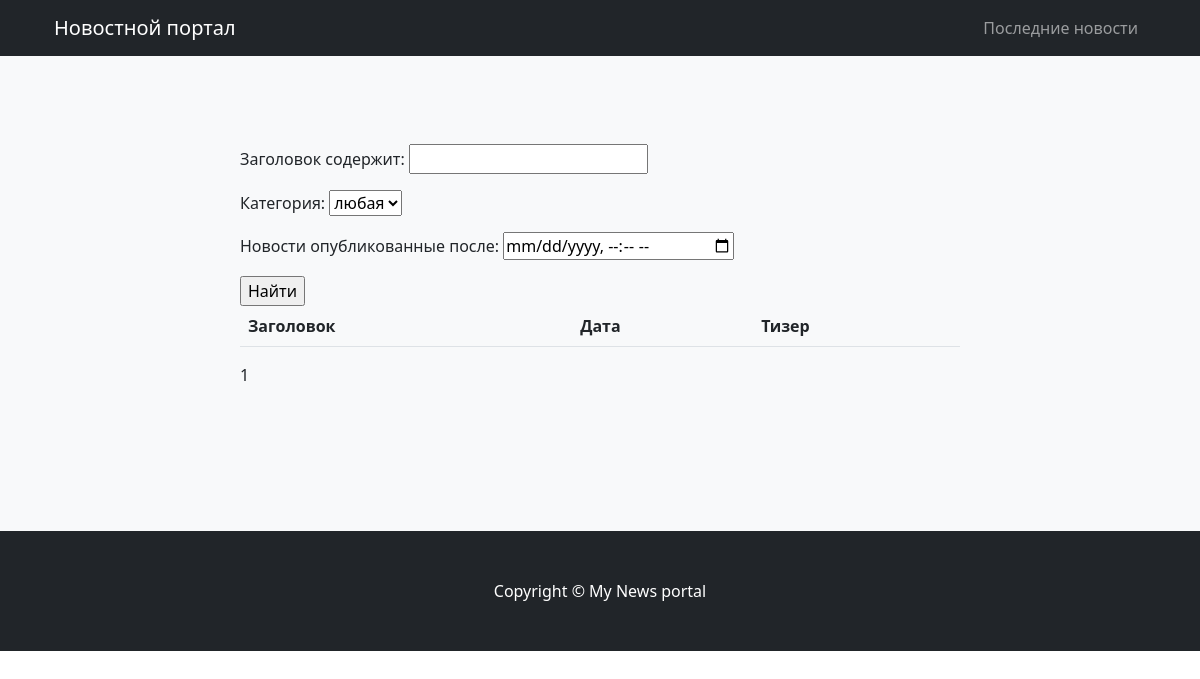
The page /news/search on the database as committed earlier.
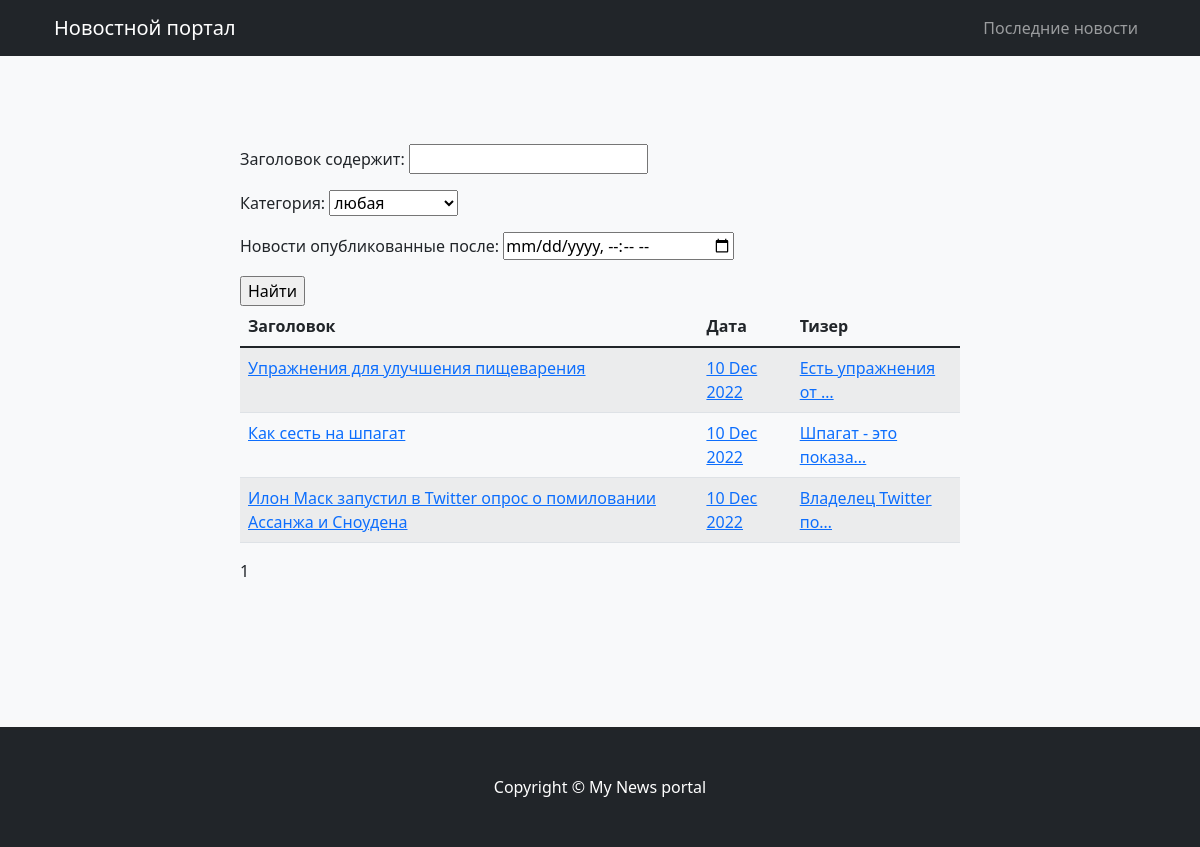
The same page on the database as committed later.
### news_portal/models.py (models this page shows, shortened)
class Post(models.Model):
    ARTICLE = 'AR'
    NEWS = 'NW'
    TYPES = (
        (ARTICLE, 'Статья'),
        (NEWS, 'Новость'),
    )
    author = models.ForeignKey(Author, on_delete=models.CASCADE)
    type = models.CharField(max_length=2, choices=TYPES, default=ARTICLE)
    created = models.DateTimeField(auto_now_add=True)
    title = models.CharField(max_length=255)
    body = models.TextField()
    rate = models.SmallIntegerField(default=0)
    category = models.ManyToManyField(Category, through='PostCategory')

### news_portal/views.py (the view)
# urls.py: path('search', PostFilterList.as_view(), name='post_search'),
class PostFilterList(ListView):
    model = Post
    ordering = '-created'
    template_name = 'post_list.html'
    context_object_name = 'posts'
    paginate_by = 10
    def get_queryset(self):
        queryset = super().get_queryset()
        self.filterset = PostFilter(self.request.GET, queryset)
        return self.filterset.qs
    def get_context_data(self, **kwargs):
        context = super().get_context_data(**kwargs)
        context['filterset'] = self.filterset
        return context

### news_portal/models.py (called while the page is built)
    def __str__(self):
        return self.name

### news_portal/templatetags/news_filters.py (called while the page is built)
@register.filter()
def date_formatter(value, format_str=" %d %b %Y"):
    return value.strftime(format_str)

### news_portal/templates/news_portal/post_list.html (shortened to what this page needs)
{% extends 'default.html' %}
{% load news_filters %}!
{% block content %}
  {% if filterset %}
    <form action="" method="get">
      {{ filterset.form.as_p }}
      <input type="submit" value="Найти" />
    </form>
  {% endif %}
  <table class="table table-striped">
    <thead>
      <tr>
        <th scope="col">Заголовок</th>
        <th scope="col">Дата</th>
        <th scope="col">Тизер</th>
      </tr>
    </thead>
    <tbody>
      {% for post in posts %}
        <tr>
          <td>
            <a href="/news/{{ post.id }}/">
              {{ post.title }}
            </a>
          </td>
          <td>
            <a href="/news/{{ post.id }}/">
              {{ post.created|date_formatter }}
            </a>
          </td>
          <td>
            <a href="/news/{{ post.id }}/">
              {{ post.body|truncatechars:20 }}
            </a>
          </td>
        </tr>
      {% endfor %}
    </tbody>
  </table>
  {{ page_obj.number }}
{% endblock %}

### templates/default.html (shortened to what this page needs)
<!DOCTYPE html>
<html lang="en">
    <head>
        {% load static %}
        <link href="{% static 'css/styles.css' %}" rel="stylesheet" />
    </head>
    <body id="page-top">
        <nav class="navbar navbar-expand-lg navbar-dark bg-dark fixed-top" id="mainNav">
            <div class="container px-4">
                <a class="navbar-brand" href="#">Новостной портал</a>
                <div class="collapse navbar-collapse" id="navbarResponsive">
                    <ul class="navbar-nav ms-auto">
                        <li class="nav-item"><a class="nav-link" href="/news/">Последние новости</a></li>
                    </ul>
                </div>
            </div>
        </nav>
        <section class="bg-light" id="content">
            <div class="container px-4">
                <div class="row gx-4 justify-content-center">
                    <div class="col-lg-8">
                        {% block content %}
                        {% endblock %}
                    </div>
                </div>
            </div>
        </section>
        <footer class="py-5 bg-dark">
            <div class="container px-4"><p class="m-0 text-center text-white">Copyright &copy; My News portal</p></div>
        </footer>
    </body>
</html>

Rows that differ between the two databases and show on the page:
added Post: title "Упражнения для улучшения пищеварения", created "10 Dec 2022", body "Есть упражнения от …"
added Post: title "Как сесть на шпагат", created "10 Dec 2022", body "Шпагат - это показа…"
added Post: title "Илон Маск запустил в Twitter опрос о помиловании Ассанжа и Сноудена", created "10 Dec 2022", body "Владелец Twitter по…"
